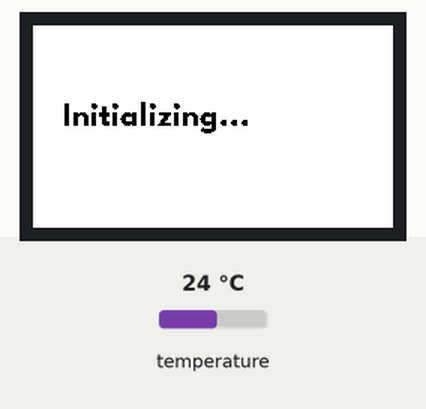
Simulated run of this program. Board: Raspberry Pi Pico running CircuitPython. Shown: 240×135 colour display. The test bench sets the inputs (shaded band); at power-on: temperature 24 °C. No MQTT or app messages arrive unless stated; library files of the repository ran but are not shown: adafruit_st7789.py; what the program prints to the serial console is not drawn.

Above: at 0.1 s.
At 2.3 s:
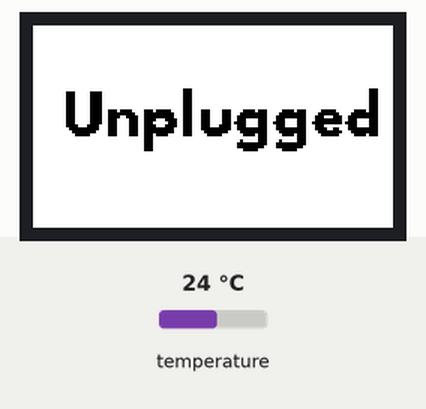

The program:

code.py
```python
import wifi
import socketpool
import adafruit_minimqtt.adafruit_minimqtt as MQTT
import board
import displayio
import time
from adafruit_onewire.bus import OneWireBus
import adafruit_ds18x20
from adafruit_bitmap_font import bitmap_font
from adafruit_display_text import label
from pimoroni_pico_display import PimoroniPicoDisplay

virtual_a_press = False
# Initialize temperature sensor
ow_bus = OneWireBus(board.GP26)
ds18b20 = adafruit_ds18x20.DS18X20(ow_bus, ow_bus.scan()[0])

# Initialize the display
display = PimoroniPicoDisplay()

# Create a display context
splash = displayio.Group()

# Create a background color fill
color_bitmap = displayio.Bitmap(240, 135, 1)
color_palette = displayio.Palette(1)
color_palette[0] = 0xFFFFFF  # White
bg_sprite = displayio.TileGrid(color_bitmap, pixel_shader=color_palette, x=0, y=0)
splash.append(bg_sprite)

# Load the font
font = bitmap_font.load_font("/fonts/LeagueSpartan-Bold-16.bdf")

# Create a text label with initial text and scale
text_area = label.Label(font, text="Initializing...", color=0x000000, x=20, y=60)
text_area.scale = 1
splash.append(text_area)

# Show the "Initializing..." message initially
display.display.show(splash)
display.display.refresh()

# Sleep for half a second
time.sleep(0.5)

# Create black screen once
black_bitmap = displayio.Bitmap(240, 135, 1)
black_palette = displayio.Palette(1)
black_palette[0] = 0x000000  # Black
black_sprite = displayio.TileGrid(black_bitmap, pixel_shader=black_palette, x=0, y=0)
black_screen = displayio.Group()
black_screen.append(black_sprite)

# Show the black screen initially after "Initializing..."
display.display.show(black_screen)
display.display.refresh()

# Initialize WiFi
wifi.radio.connect('Transponder Snail', 'max17$$$')
print('Connected to WiFi')

# Create socket pool
pool = socketpool.SocketPool(wifi.radio)

# MQTT setup
mqtt_broker = 'test.mosquitto.org'
mqtt_client = MQTT.MQTT(broker=mqtt_broker, username=None, password=None, socket_pool=pool)

def connected(client, userdata, flags, rc):
    print('Connected to MQTT broker!')
    mqtt_client.subscribe('pico/display', qos=1)  # Subscribe to the display topic

mqtt_client.on_connect = connected
mqtt_client.connect()

def message_handler(client, topic, message):
    try:
        global virtual_a_press
        print(f"Received message on topic {topic}: {message}")
        if message == 'OFF':
            print("turn off")
            virtual_a_press = False;
        elif message == 'ON':
            print("turn on")
            virtual_a_press = True;
    except Exception as e:
        print(f"Error handling message: {e}")


mqtt_client.on_message = message_handler  # Set the message handler

display_on = False
while True:
    try:
        # Continuously read temperature and send via MQTT
        temp = ds18b20.temperature
        print(f'Temperature: {temp} C')
        mqtt_client.publish('pico/temperature', str(temp), qos=1)
        #mqtt_client.loop()
        # Update the display text variable and turn on/off the display based on button A state
        if display.button_pressed('A') or virtual_a_press == True:
            text_area.text = f"{temp:.2f}°C"
            text_area.scale = 2
            display.display.show(splash)  # Show the splash screen with the temperature
            display.display.refresh()  # Refresh the display to show the changes
        else:
            display.display.show(black_screen)  # Show the black screen
            display.display.refresh()  # Refresh the display to show the changes
    except Exception as e:
        # Handle sensor disconnection error
        print("Unplugged Sensor")
        mqtt_client.publish('pico/temperature', 'SENSOR_UNPLUGGED', qos=1)
        text_area.text = "Unplugged"
        text_area.scale = 2
        display.display.show(splash)  # Show the splash screen with the error message
        display.display.refresh()  # Refresh the display to show the changes
    time.sleep(.06125)  # Sleep to avoid busy-waiting
```

pimoroni_pico_display.py
```python
import busio
import board
import displayio
from adafruit_st7789 import ST7789

class PimoroniPicoDisplay:
    """Class representing the Pimoroni Pico Display Pack."""

    def __init__(self, spi=None, cs=board.GP17, dc=board.GP16, reset=None):
        displayio.release_displays()

        if not spi:
            self._spi = busio.SPI(clock=board.GP18, MOSI=board.GP19)

        self._display_bus = displayio.FourWire(
            self._spi, command=dc, chip_select=cs, reset=reset
        )

        self.display = ST7789(
            self._display_bus,
            rotation=90,
            width=240,
            height=135,
            rowstart=40,  # Adjust this value if needed
            colstart=53    # Start with 0 and adjust as needed
        )


    def show(self, group):
        """Show the specified displayio group on the display."""
        self.display.show(group)

    def refresh(self):
        """Refresh the display to show any changes."""
        self.display.refresh()
# Usage:
# display = PimoroniPicoDisplay()
```
